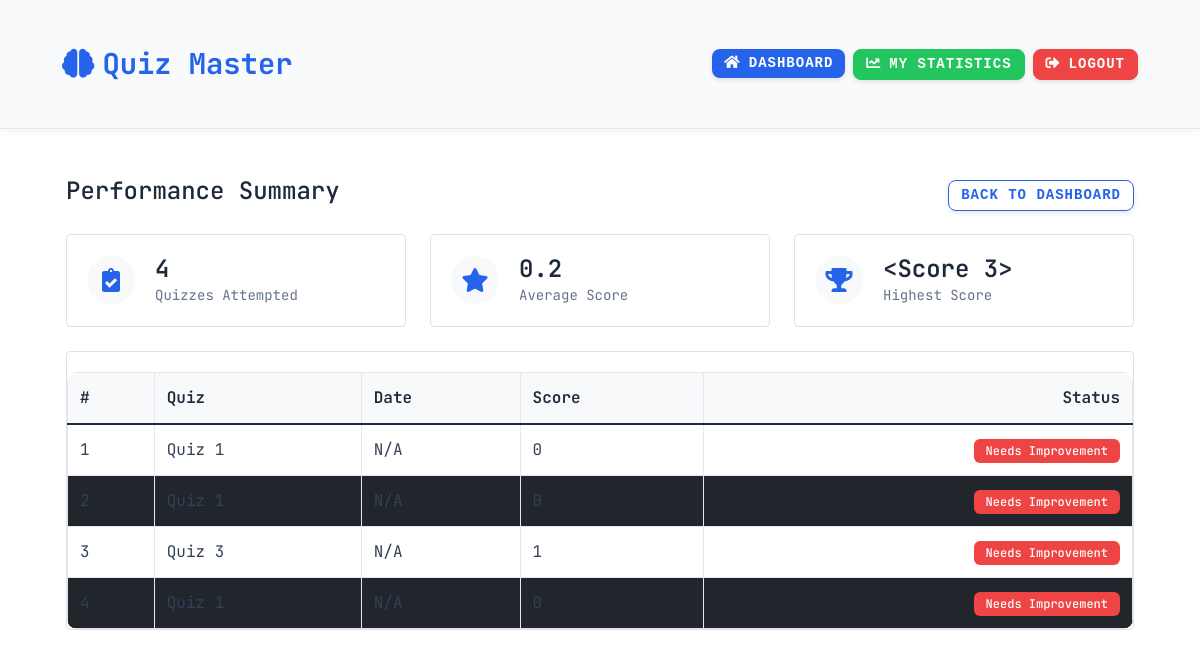
The page /view_scores (signed in) on the database its author committed.
### models.py (models this page shows)
class Score(db.Model):
    id = db.Column(db.Integer, primary_key=True)
    quiz_id = db.Column(db.Integer, db.ForeignKey('quiz.id'))
    user_id = db.Column(db.Integer, db.ForeignKey('user.id'))
    total_scored = db.Column(db.Integer)

### app.py (the view)
@app.route('/view_scores')
def view_scores():
    if 'user_id' not in session:
        return redirect('/login')
    scores = Score.query.filter_by(user_id=session['user_id']).all()
    return render_template('view_scores.html', scores=scores)

### templates/view_scores.html (shortened to what this page needs)
{% extends 'base.html' %}
{% block content %}
<div class="container-fluid px-3">
    <div class="header-section">
        <h4>Performance Summary</h4>
        <a href="{{ url_for('user_dashboard') }}" class="btn btn-outline-primary">Back to Dashboard</a>
    </div>
    <div class="row g-4 mb-4">
        <div class="col-md-4">
            <div class="summary-card">
                <div class="summary-icon">
                    <i class="fas fa-clipboard-check"></i>
                </div>
                <div class="summary-details">
                    <h3>{{ scores|length }}</h3>
                    <p>Quizzes Attempted</p>
                </div>
            </div>
        </div>
        <div class="col-md-4">
            <div class="summary-card">
                <div class="summary-icon">
                    <i class="fas fa-star"></i>
                </div>
                <div class="summary-details">
                    <h3>{{ (scores|sum(attribute='total_scored') / scores|length)|round(1) if scores else 0 }}</h3>
                    <p>Average Score</p>
                </div>
            </div>
        </div>
        <div class="col-md-4">
            <div class="summary-card">
                <div class="summary-icon">
                    <i class="fas fa-trophy"></i>
                </div>
                <div class="summary-details">
                    <h3>{{ scores|max(attribute='total_scored') if scores else 0 }}</h3>
                    <p>Highest Score</p>
                </div>
            </div>
        </div>
    </div>
    <div class="quiz-table">
        <table class="table">
            <thead>
                <tr>
                    <th>#</th>
                    <th>Quiz</th>
                    <th>Date</th>
                    <th>Score</th>
                    <th class="text-end">Status</th>
                </tr>
            </thead>
            <tbody>
                {% for score in scores %}
                <tr>
                    <td>{{ loop.index }}</td>
                    <td>Quiz {{ score.quiz_id }}</td>
                    <td>{{ score.quiz.date_of_quiz if score.quiz else 'N/A' }}</td>
                    <td>{{ score.total_scored }}</td>
                    <td class="text-end">
                        {% if score.total_scored >= 8 %}
                            <span class="badge bg-success">Excellent</span>
                        {% elif score.total_scored >= 6 %}
                            <span class="badge bg-primary">Good</span>
                        {% elif score.total_scored >= 4 %}
                            <span class="badge bg-warning text-dark">Average</span>
                        {% else %}
                            <span class="badge bg-danger">Needs Improvement</span>
                        {% endif %}
                    </td>
                </tr>
                {% endfor %}
            </tbody>
        </table>
    </div>
</div>
{% endblock %}

### static/style.css (style rules this page uses)
body { background: #0d1117; font-family: 'Courier New', monospace; color: #c9d1d9; margin: 0; padding: 0; }
.btn { border-radius: 30px; padding: 10px 20px; font-size: 1rem; transition: background-color 0.3s ease, transform 0.2s ease; font-family: 'Courier New', monospace; }
.table { border-collapse: collapse; width: 100%; margin: 20px 0; font-size: 1rem; text-align: left; background: #161b22; color: #c9d1d9; }
.table th, .table td { padding: 12px 15px; border: 1px solid #30363d; }
.table th { background-color: #0d6efd; color: #ffffff; }
.table tr:nth-child(even) { background-color: #21262d; }

### templates/base.html (style rules this page uses)
:root { --primary-color: #2563eb; --secondary-color: #f8fafc; --text-color: #1e293b; --accent-color: #e2e8f0; --danger-color: #ef4444; --success-color: #22c55e; --warning-color: #f59e0b; --info-color: #3b82f6; --border-color: #e5e7eb; --hover-bg: #f1f5f9; }
body { background-color: #ffffff; color: var(--text-color); font-family: 'JetBrains Mono', monospace; line-height: 1.6; }
.btn { border-radius: 8px; padding: 0.5rem 1.5rem; font-weight: 600; transition: all 0.3s ease; text-transform: uppercase; letter-spacing: 1px; box-shadow: 0 2px 5px rgba(0, 0, 0, 0.1); }
h2, h3 { font-family: 'JetBrains Mono', monospace; color: var(--text-color); font-weight: 700; margin-bottom: 1.5rem; }
.table { color: var(--text-color); background-color: white; border-radius: 10px; overflow: hidden; }
.table th { background-color: var(--accent-color); color: var(--text-color); border-color: var(--border-color); }
.table td { border-color: var(--border-color); }
.badge { padding: 0.5em 1em; border-radius: 6px; font-weight: 600; }

### templates/view_scores.html (style rules this page uses)
.container-fluid { max-width: 1100px; margin: 20px auto; }
.header-section { display: flex; justify-content: space-between; align-items: center; margin-bottom: 20px; }
.summary-card { background: white; border: 1px solid #dee2e6; border-radius: 4px; padding: 20px; display: flex; align-items: center; gap: 20px; }
.summary-icon { width: 48px; height: 48px; background: #f8f9fa; border-radius: 50%; display: flex; align-items: center; justify-content: center; color: #2563eb; font-size: 24px; }
.summary-details h3 { color: #1e293b; margin: 0; font-size: 24px; font-weight: 600; }
.summary-details p { color: #64748b; margin: 0; font-size: 14px; }
.quiz-table { background: white; border: 1px solid #dee2e6; border-radius: 4px; }
.table { margin-bottom: 0; }
.table th { background: #f8f9fa; font-weight: 600; padding: 12px; color: #1e293b; }
.table td { padding: 12px; vertical-align: middle; color: #334155; }
.table tr { border-bottom: 1px solid #dee2e6; }
.table tr:last-child { border-bottom: none; }
.badge { padding: 6px 12px; font-weight: 500; }
.bg-danger { background-color: #ef4444 !important; }
.btn { padding: 4px 12px; font-size: 14px; }
.btn-outline-primary { color: #2563eb; border-color: #2563eb; }

### rows shown on the page
Score: quiz_id "1", quiz "N/A", total_scored "0", shows "Needs Improvement"
Score: quiz_id "1", quiz "N/A", total_scored "0", shows "Needs Improvement"
Score: quiz_id "3", quiz "N/A", total_scored "1", shows "Needs Improvement"
Score: quiz_id "1", quiz "N/A", total_scored "0", shows "Needs Improvement"

### other values the page prints
{{ scores|length }} "4"
{{ scores|max(attribute='total_scored') if scores else 0 }} "<Score 3>"
